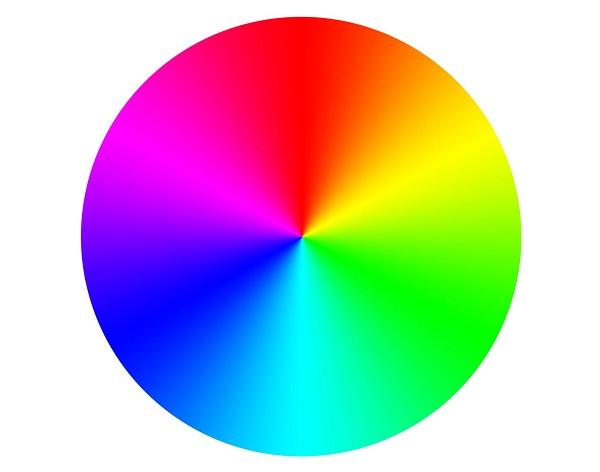
#> input picture spectrum.jpg, 600 x 472 px, given in place of testvideo.mp4, which was not available
$ python 'line detection-simple.py'
#> lines starting #> are read from the running program, lines starting #| are printed output that depends on the picture; after the words box and inside, x2 and y2 are one past the last pixel; in counts of white or black regions, pixels touching at a corner belong together; pictures that were not available may be replaced by others from this repository, and a replacement may not be noted
import cv2
import math
import cv2 as cv
import numpy as np

cap = cv2.VideoCapture("testvideo.mp4")

while (True):
    ret, src = cap.read()
#> src is the input picture: shape (472, 600, 3); mean B, G, R 186.4, 185.8, 186.3

    src = cv2.resize(src, (640, 360))
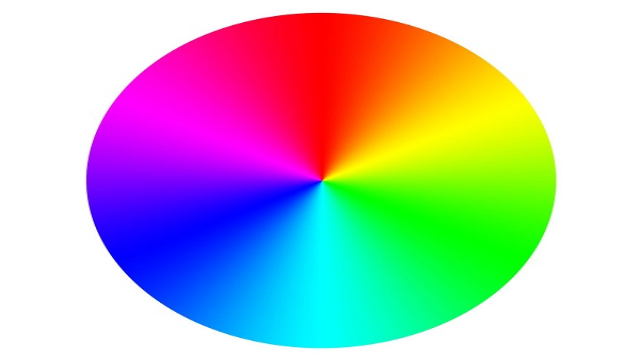
#> src: shape (360, 640, 3); mean B, G, R 186.3, 185.7, 186.3

    dst = cv.Canny(src, 50, 200, None, 3)
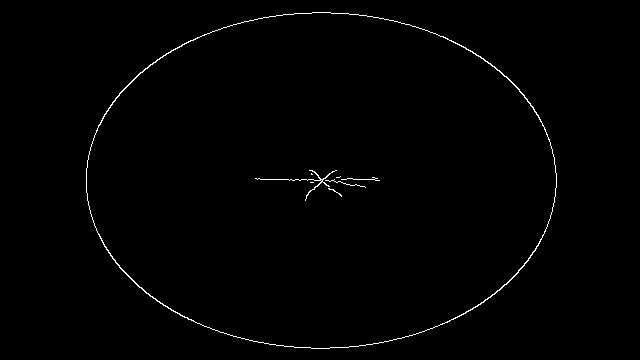
#> dst: shape (360, 640); 0.75% white in thin lines or dots, all inside (x1, y1, x2, y2) = (86, 12, 557, 349)

    cdst = cv.cvtColor(dst, cv.COLOR_GRAY2BGR)
    cdstP = np.copy(cdst)

    lines = cv.HoughLines(dst, 1, np.pi / 180, 150, None, 0, 0)
#> lines = None

    if lines is not None:
        for i in range(0, len(lines)):
            rho = lines[i][0][0]
            theta = lines[i][0][1]
            a = math.cos(theta)
            b = math.sin(theta)
            x0 = a * rho
            y0 = b * rho
            pt1 = (int(x0 + 1000 * (-b)), int(y0 + 1000 * (a)))
            pt2 = (int(x0 - 1000 * (-b)), int(y0 - 1000 * (a)))
            cv.line(cdst, pt1, pt2, (0, 0, 255), 3, cv.LINE_AA)

    linesP = cv.HoughLinesP(dst, 1, np.pi / 180, 50, None, 50, 10)
#> linesP = [[257, 179, 374, 179]]

    if linesP is not None:
        for i in range(0, len(linesP)):
            l = linesP[i][0]
            cv.line(cdstP, (l[0], l[1]), (l[2], l[3]), (0, 0, 255), 3, cv.LINE_AA)
#> this loop made 1 pass
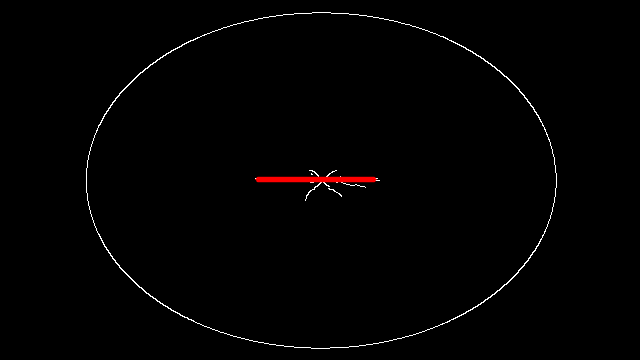
#> cdstP: shape (360, 640, 3); mean B, G, R 1.8, 1.8, 2.5

    cv.imshow("Source", src)
    cv.imshow("Detected Lines (in red) - Standard Hough Line Transform", cdst)
    cv.imshow("Detected Lines (in red) - Probabilistic Line Transform", cdstP)

    if cv2.waitKey(1) & 0xFF == ord('q'):
#> (key q is pressed here)
        break

cap.release()
cv2.destroyAllWindows()
